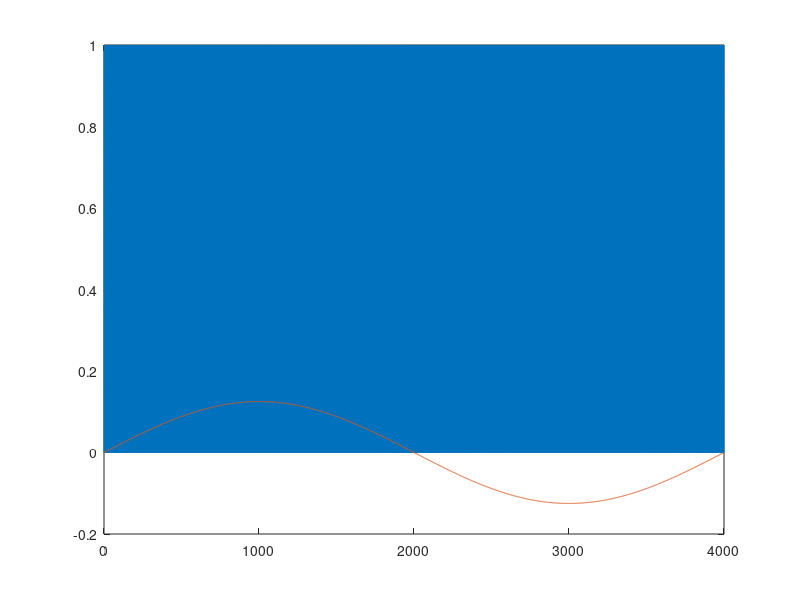

Here is the MATLAB script that generated this plot:
clear all;
Fs = 2048000;
Ts = 1/Fs;
Ftone = 512;
Attenuation = 8;

% This must be integer!
Nperiod = Fs/Ftone;

%Generate tone
n=0:(Nperiod-1);
tone = sin(2*pi*Ftone*n*Ts);
tone = tone/Attenuation;
qe = 0;

%Generate PDM in [-1, 1]
for i=1:length(tone)
 if ( tone(i) > qe )
   pdm(i) = 1;
 else
   pdm(i) = -1;
 endif
 qe = pdm(i) - tone(i) + qe;
endfor

%Frame in [0, 1]
pdm = pdm + 1;
pdm = pdm / 2;

plot(n, pdm, n, tone);

pdmint = int32(pdm);
dlmwrite ("tonepdm.txt", pdmint, "delimiter", ",", "newline", "\n")
